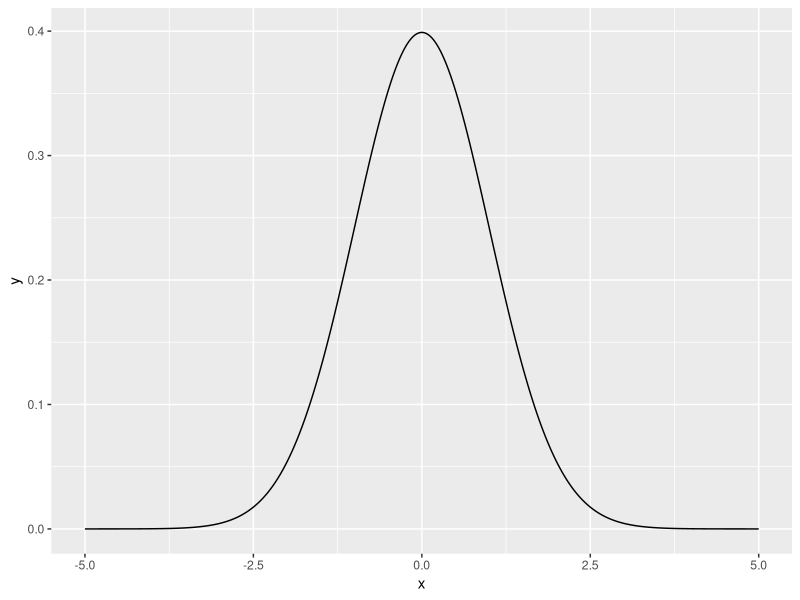
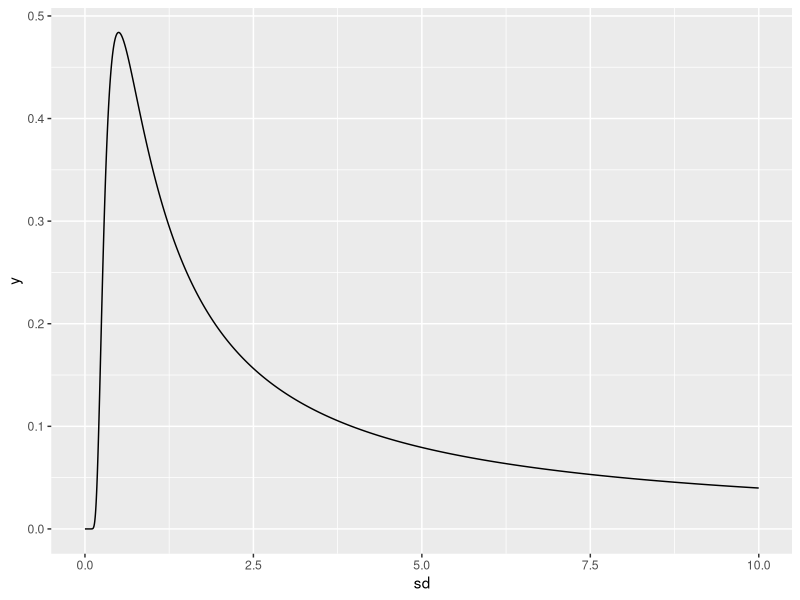
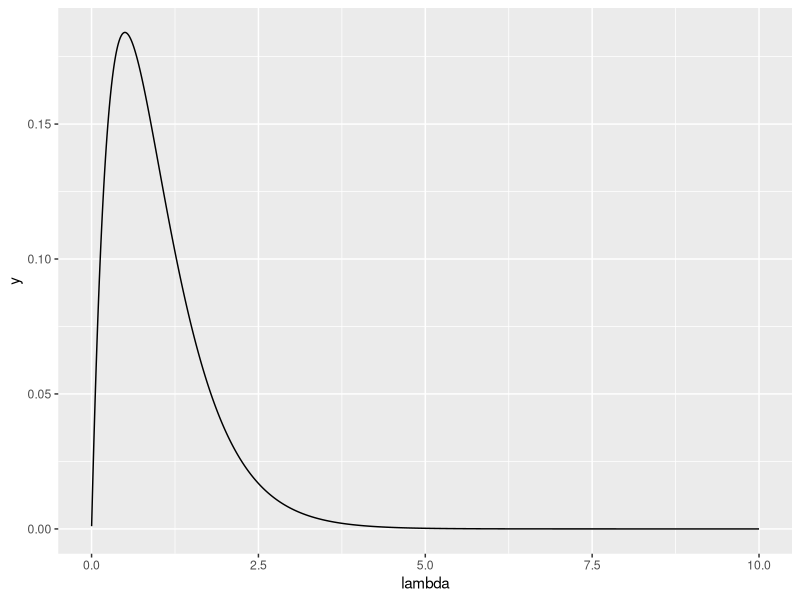
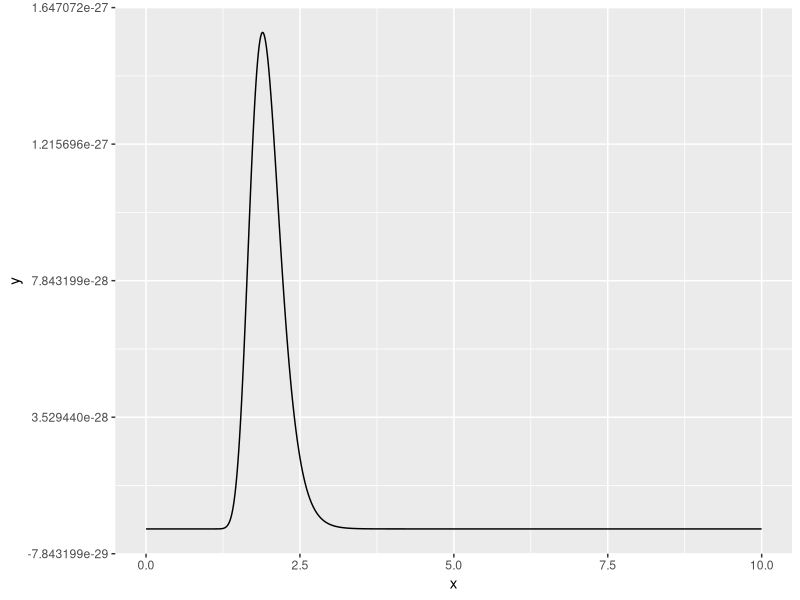
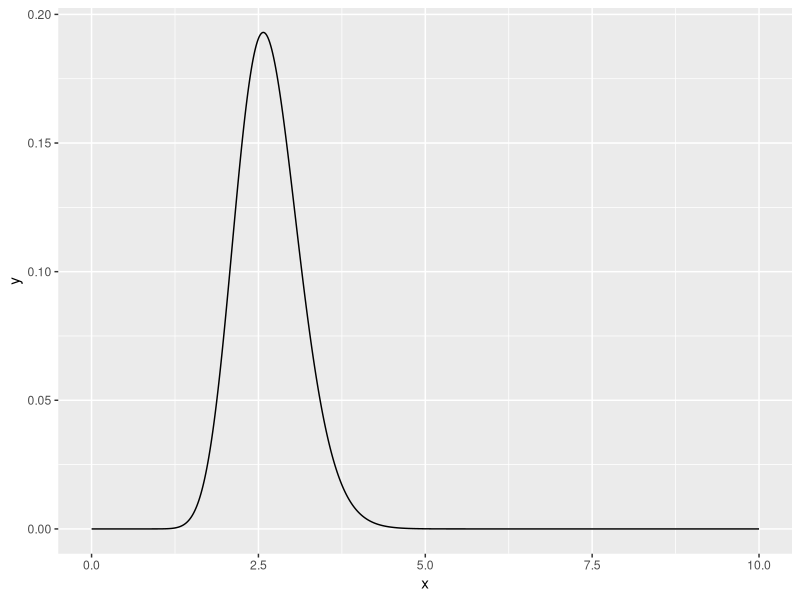

Write R code to recreate these figures, in order.

# pakete ------------------------------------------------------------------
library(tidyverse)

# Likelhood functions -----------------------------------------------------

mean <- 0
sd <- 1

dichte_normal <- function(mean, sd){
  x <- seq(-5, 5, 0.001)
  y <- dnorm(x, mean, sd)
  return(data.frame(x, y))
}

likelihood_norma_sd <- function(x, mean){
  sd <- seq(0.00001, 10, 0.001)
  y <- 1/(sqrt(2*pi)*sd) * exp(-0.5*(x - mean)^2*(1/sd^2))
  return(data.frame(y, sd))
}
likelihood_exp <- function(x) {
  lambda <- seq(0.001, 10, 0.001)
  y <- lambda*exp(-lambda*x)
  return(data.frame(y, lambda))
}


# Visualization -----------------------------------------------------------
values_density <- dichte_normal(mean, sd)

x <- 0.5
values_likelihood <- likelihood_norma_sd(x, mean)

ggplot(values_density, aes(x, y = y)) +
  geom_line()

ggplot(values_likelihood, aes(x = sd, y = y)) +
  geom_line()


# Likelihood exponential distribution
x <- 2
values_likelihood_exp <- likelihood_exp(x)
ggplot(values_likelihood_exp, aes(x = lambda, y)) + 
  geom_line()



# Product of Likelihoods (SD) ---------------------------------------------
product_likeli_sd <- function(n, mean_start, sd_start) {
  y <- 1
  for (i in 1:n) {
    x <- rnorm(1, mean = mean_start, sd = sd_start)
    values_likelihood <- likelihood_norma_sd(x, mean_start)
    y <- y*values_likelihood$y
  }
  return(data.frame(x = values_likelihood$sd, y))
}

values_prod_likeli_sd <- product_likeli_sd(30, 0, 2)

ggplot(values_prod_likeli_sd, aes(x = x, y = y)) + 
  geom_line()




# Product of Likelihoods (Exponential, Lambda) ----------------------------

product_lambda <- function(n, lambda_start) {
  y <- 1
  for (i in 1:n) {
    x <- rexp(1, lambda_start)
    values_likelihood <- likelihood_exp(x)
    y <- y*values_likelihood$y
  }
  return(data.frame(x = values_likelihood$lambda, y))
}

values_prod_lambda <- product_lambda(30, 3)

ggplot(values_prod_lambda, aes(x = x, y = y)) + 
  geom_line()

index <- which.max(values_prod_lambda$y)
values_prod_lambda[index, ]

# Numerical Integration ---------------------------------------------------
integrate(splinefun(y = values_prod_lambda$y, x = values_prod_lambda$x), 0, 10)
integrate(approxfun(y = values_prod_lambda$y, x = values_prod_lambda$x), 0, 10)





